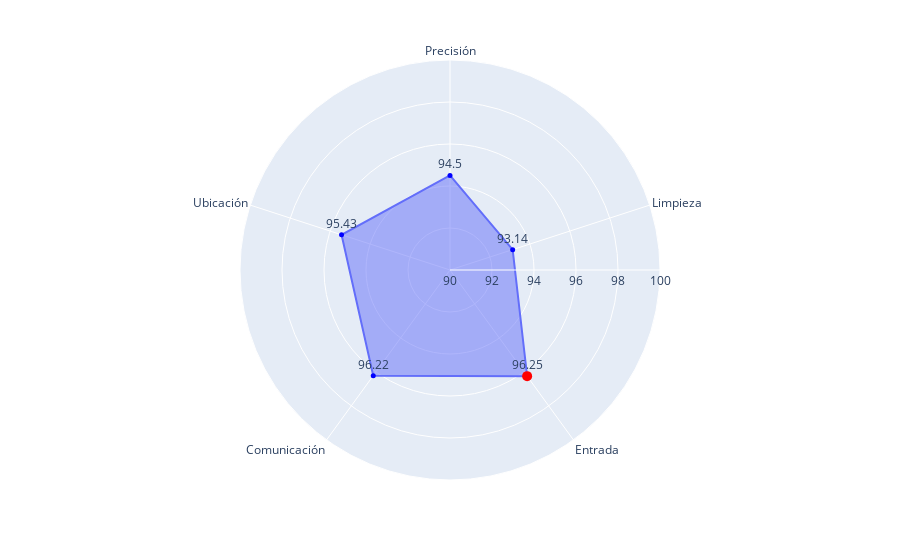

Source (notebook cell):
### Markdown cell above
Gráfica de radar para representar las puntuaciones

### Code cell
#Trazamos la gráfica de radar

fig = px.line_polar(df, r=mean_scores.values, theta=mean_scores.index, range_r=(90, 100), line_close=True)
fig.update_traces(fill='toself')

#Añadimos los valores

fig.add_trace(go.Scatterpolar(
    r=mean_scores.values,
    theta=mean_scores.index,
    mode='markers+text',
    marker=dict(color='blue', size=5, symbol='circle'),
    text=mean_scores.values.round(2),
    textposition='top center',
    name='Valores',
    showlegend=False
))

#Marcamos el valor máximo

fig.add_trace(go.Scatterpolar(
    r=[max_value],
    theta=[max_metric],
    mode='markers',
    marker=dict(color='red', size=10, symbol='circle'),
    name='Valor máximo',
    showlegend=False
))

### Figure 1 — Plotly figure (JSON) as saved in the notebook; plotly's stock layout.template omitted (floating-point values rounded to 4 significant figures)
{"data": [{"fill": "toself", "hovertemplate": "r=%{r}<br>theta=%{theta}<extra></extra>", "legendgroup": "", "line": {"color": "#636efa", "dash": "solid"}, "marker": {"symbol": "circle"}, "mode": "lines", "name": "", "r": [94.5, 93.14, 96.25, 96.22, 95.43, 94.5], "showlegend": false, "subplot": "polar", "theta": ["Precisión", "Limpieza", "Entrada", "Comunicación", "Ubicación", "Precisión"], "type": "scatterpolar"}, {"marker": {"color": "blue", "size": 5, "symbol": "circle"}, "mode": "markers+text", "name": "Valores", "r": [94.5, 93.14, 96.25, 96.22, 95.43], "showlegend": false, "text": [94.5, 93.14, 96.25, 96.22, 95.43], "textposition": "top center", "theta": ["Precisión", "Limpieza", "Entrada", "Comunicación", "Ubicación"], "type": "scatterpolar"}, {"marker": {"color": "red", "size": 10, "symbol": "circle"}, "mode": "markers", "name": "Valor máximo", "r": [96.25], "showlegend": false, "theta": ["Entrada"], "type": "scatterpolar"}], "layout": {"legend": {"tracegroupgap": 0}, "margin": {"t": 60}, "polar": {"angularaxis": {"direction": "clockwise", "rotation": 90}, "domain": {"x": [0, 1], "y": [0, 1]}, "radialaxis": {"range": [90, 100]}}}}
